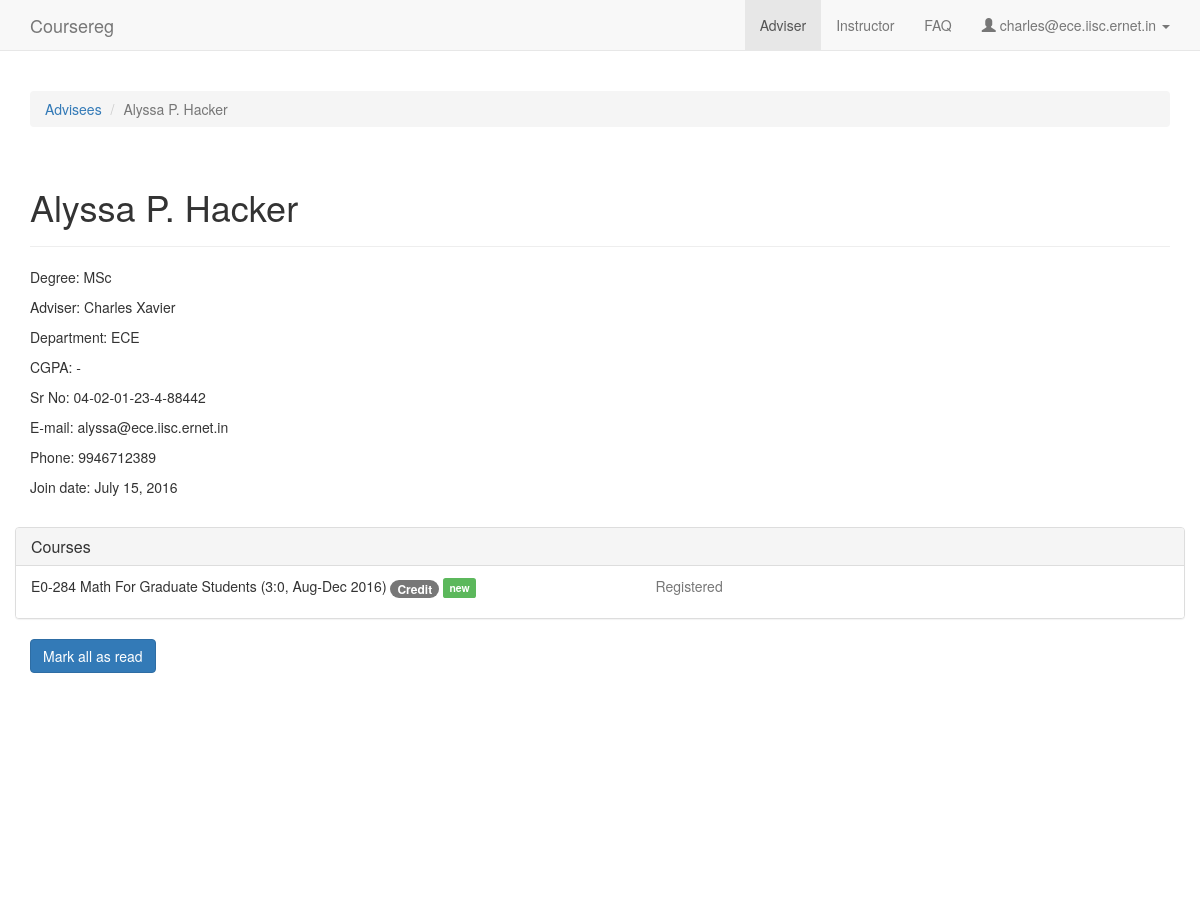
The page /adviser/5 (signed in) on the database as committed earlier.
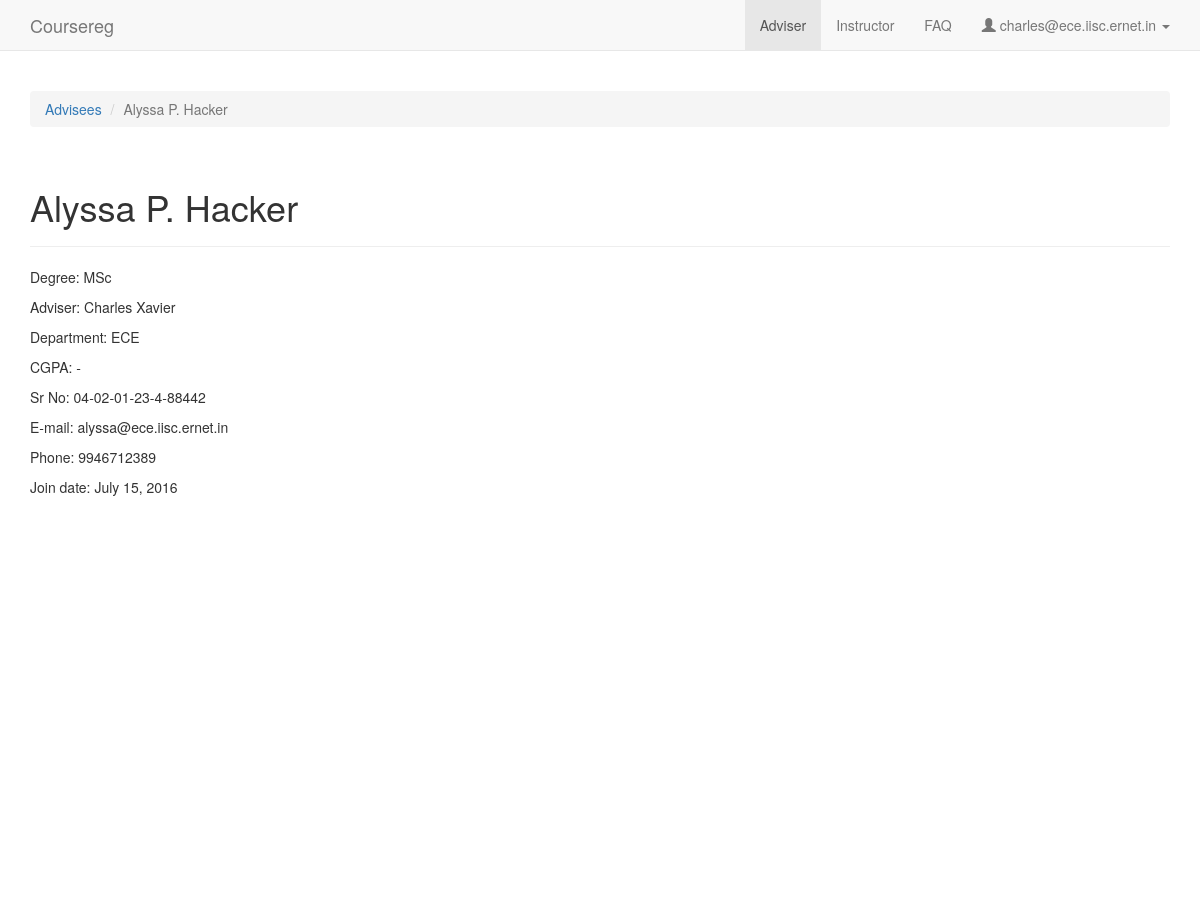
The same page on the database as committed later.
### coursereg/models.py (models this page shows, shortened)
class Participant(models.Model):
    PARTICIPANT_STUDENT = 0
    PARTICIPANT_INSTRUCTOR = 1
    PARTICIPANT_TA = 2
    PARTICIPANT_CHOICES = (
        (PARTICIPANT_STUDENT, 'Student'),
        (PARTICIPANT_INSTRUCTOR, 'Instructor'),
        (PARTICIPANT_TA, 'TA'),
    )
    user = models.ForeignKey('User', on_delete=models.CASCADE)
    course = models.ForeignKey('Course', on_delete=models.CASCADE)
    participant_type = models.IntegerField(default=PARTICIPANT_INSTRUCTOR, choices=PARTICIPANT_CHOICES)
    registration_type = models.ForeignKey('RegistrationType', null=True, blank=True, on_delete=models.CASCADE)
    is_drop = models.BooleanField(default=False)
    grade = models.ForeignKey('Grade', on_delete=models.CASCADE, blank=True, null=True)
    should_count_towards_cgpa = models.BooleanField(default=True)
    lock_from_student = models.BooleanField(default=False)
    is_adviser_reviewed = models.BooleanField(default=False)
    is_instructor_reviewed = models.BooleanField(default=False)
    created_at = models.DateTimeField(auto_now_add=True)
    updated_at = models.DateTimeField(auto_now=True)
    def get_status_desc(self):
        if self.is_drop:
            return 'Dropped this course'
        if self.grade == None:
            if self.user.is_dcc_review_pending:
                return 'In progress'
            else:
                return 'Registered'
        else:
            return self.grade
    def get_reg_type_desc(self):
        if self.is_drop:
            return 'Drop'
        else:
            return self.registration_type

class Course(models.Model):
    num = models.CharField(max_length=100)
    title = models.CharField(max_length=200)
    department = models.ForeignKey(Department, on_delete=models.CASCADE)
    term = models.ForeignKey(Term)
    credits = models.CharField(max_length=100, default='', verbose_name="Credits (ex: 3:0)")
    should_count_towards_cgpa = models.BooleanField(default=True)
    created_at = models.DateTimeField(auto_now_add=True)
    updated_at = models.DateTimeField(auto_now=True)
    timings = models.CharField(max_length=100, null=True, blank=True)
    description = models.TextField(null=True, blank=True)
    def is_last_reg_date_passed(self):
        return timezone.now() > self.term.last_reg_date
    def is_last_drop_date_passed(self):
        return timezone.now() > self.term.last_drop_date
    def __unicode__(self):
        return self.num + ' ' + self.title + ' (%s, %s)' % (self.credits, self.term)

class Term(models.Model):
    name = models.CharField(max_length=100)
    year = models.CharField(max_length=4)
    start_reg_date = models.DateTimeField(default=timezone.now)
    last_reg_date = models.DateTimeField(default=timezone.now)
    last_adviser_approval_date = models.DateTimeField(default=timezone.now)
    last_instructor_approval_date = models.DateTimeField(default=timezone.now)
    last_cancellation_date = models.DateTimeField(default=timezone.now)
    last_conversion_date = models.DateTimeField(default=timezone.now)
    last_drop_date = models.DateTimeField(default=timezone.now)
    last_grade_date = models.DateTimeField(default=timezone.now)
    is_active = models.BooleanField(default=True)
    def __unicode__(self):
        return '%s %s' % (self.name, self.year)

class RegistrationType(models.Model):
    name = models.CharField(max_length=100)
    should_count_towards_cgpa = models.BooleanField(default=True)
    is_active = models.BooleanField(default=True)
    def __unicode__(self):
        return self.name

class User(AbstractBaseUser, PermissionsMixin):
    USER_TYPE_STUDENT = 0
    USER_TYPE_FACULTY = 1
    USER_TYPE_DCC = 2
    USER_TYPE_OTHER = 3
    USER_TYPE_CHOICES = (
        (USER_TYPE_STUDENT, "Student"),
        (USER_TYPE_FACULTY, "Faculty"),
        (USER_TYPE_DCC, "DCC"),
        (USER_TYPE_OTHER, "Other"),
    )
    email = models.EmailField(max_length=254, unique=True)
    full_name = models.CharField(max_length=250)
    user_type = models.IntegerField(default=USER_TYPE_OTHER, choices=USER_TYPE_CHOICES)
    adviser = models.ForeignKey('self', null=True, blank=True, on_delete=models.CASCADE, limit_choices_to={'user_type': USER_TYPE_FACULTY})
    degree = models.ForeignKey(Degree, on_delete=models.CASCADE, null=True, blank=True)
    department = models.ForeignKey(Department, on_delete=models.CASCADE, null=True)
    date_joined = models.DateTimeField(default=timezone.now)
    sr_no = models.CharField(max_length=200, default='-')
    telephone = models.CharField(max_length=100, default='', blank=True)
    is_dcc_review_pending = models.BooleanField(default=False)
    is_dcc_sent_notification = models.BooleanField(default=False)
    is_staff = models.BooleanField(default=False)
    is_active = models.BooleanField(default=True)
    objects = CustomUserManager()
    USERNAME_FIELD = 'email'
    REQUIRED_FIELDS = []
    def cgpa(self):
        if self.user_type == User.USER_TYPE_STUDENT:
            total_credits = 0
            total_grade_points = 0
            for p in Participant.objects.filter(user=self).exclude(is_drop=True).exclude(should_count_towards_cgpa=False):
                if p.registration_type.should_count_towards_cgpa and p.course.should_count_towards_cgpa and p.grade and p.grade.should_count_towards_cgpa:
                    total_credits += p.course.get_num_credits()
                    total_grade_points += float(p.grade.points) * p.course.get_num_credits()
            if total_credits > 0:
                return "%.1f" % (total_grade_points * 1.0 / total_credits)
        return '-'

### coursereg/views/adviser.py (the view)
# urls.py: url(r'^instructor/([0-9]+)$', views.instructor.detail, name='instructor_detail'),
@login_required
def detail(request, student_id):
    student = models.User.objects.get(id=student_id)
    if not request.user == student.adviser:
        raise PermissionDenied
    is_last_reg_date_passed_for_all_courses = not any(not p.course.is_last_reg_date_passed() for p in models.Participant.objects.filter(user=student))
    if settings.WARN_REVIEW_BEFORE_LAST_DATE and not is_last_reg_date_passed_for_all_courses:
        messages.warning(request, 'Registration is still open. Visit this page after the last application date.')
    context = {
        'user_type': 'faculty',
        'nav_active': 'adviser',
        'user_email': request.user.email,
        'student': student,
        'reg_types': models.RegistrationType.objects.filter(is_active=True),
        'is_manual_faculty_review_enabled': settings.MANUAL_FACULTY_REVIEW,
        'can_adviser_add_courses_for_students': settings.CAN_ADVISER_ADD_COURSES_FOR_STUDENTS,
        'notifications': [(n.created_at, models.Notification.ORIGIN_CHOICES[n.origin][1], n.message)
            for n in models.Notification.objects.filter(user=student, is_adviser_acknowledged=False).order_by('-created_at')],
        'participants': list(models.Participant.objects.filter(user=student).order_by('-course__term__last_reg_date')),
        'is_adviser_review_needed': models.Participant.objects.filter(user=student, is_adviser_reviewed=False),
        'courses': models.Course.objects.filter(term__last_adviser_approval_date__gte=timezone.now(),
                                                term__start_reg_date__lte=timezone.now())
    }
    if not settings.MANUAL_FACULTY_REVIEW:
        models.Participant.objects.filter(user=student, is_adviser_reviewed=False).update(is_adviser_reviewed=True)
    return render(request, 'coursereg/adviser_detail.html', context)

### coursereg/models.py (called while the page is built)
    def __unicode__(self):
        return self.abbreviation

    def __unicode__(self):
        return self.name

### coursereg/templates/coursereg/adviser_detail.html (shortened to what this page needs)
{% extends "coursereg/base.html" %}
{% block body %}
{% include "coursereg/nav.html" %}
<div class="container" id="maincontainer">
    <div class="row top-buffer-1">
        <div class="col-md-12">
            <ol class="breadcrumb">
                <li class="breadcrumb-item"><a href="{% url 'coursereg:adviser' %}">Advisees</a></li>
                <li class="breadcrumb-item active">{{ student.full_name }}</li>
            </ol>
        </div>
    </div>
    <div class="row">
        <div class="col-md-12">
            <div class="page-header">
                <h1>{{ student.full_name }}</h1>
            </div>
            <p>Degree: {{ student.degree }}</p>
            <p>Adviser: {{ student.adviser.full_name }}</p>
            <p>Department: {{ student.department }}</p>
            <p>CGPA: {{ student.cgpa }}</p>
            <p>Sr No: {{ student.sr_no }}</p>
            <p>E-mail: {{ student.email }}</p>
            <p>Phone: {{ student.telephone }}</p>
            <p>Join date: {{ student.date_joined|date:'N j, Y' }}</p>
        </div>
    </div>
    {% if participants %}
    <div class="row top-buffer-1">
        <div class="panel panel-default">
            <div class="panel-heading">
                <h3 class="panel-title">Courses</h3>
            </div>
            <ul class="list-group">
                {% for participant in participants %}
                <li class="list-group-item">
                    <div class="row">
                        <div class="col-md-12 col-xs-12">
                            <div class="row">
                                <div class="col-md-11 col-xs-10">
                                    <div class="row">
                                        <div class="col-md-7 col-xs-12">
                                            {% if participant.should_count_towards_cgpa %}
                                            <p>
                                            {% else %}
                                            <p class="text-muted">
                                            {% endif %}
                                                {{ participant.course }}
                                                <span class="badge">{{ participant.get_reg_type_desc }}</span>
                                                {% if not participant.is_adviser_reviewed %}
                                                <span class="label label-success">new</span>
                                                {% endif %}
                                            </p>
                                        </div>
                                        <div class="col-md-5 col-xs-12">
                                            <p class="text-muted">
                                                {{ participant.get_status_desc }}
                                            </p>
                                        </div>
                                    </div>
                                </div>
                                <div class="col-md-1 col-xs-2">
                                </div>
                            </div>
                        </div>
                    </div>
                </li>
                {% endfor %}
            </ul>
        </div>
    </div>
    {% endif %}
    {% if is_manual_faculty_review_enabled and is_adviser_review_needed %}
    <div class="row">
        <div class="col-md-12">
            <form action="{% url 'coursereg:participants_update_all' %}" method="post">
                <button type="submit" class="btn btn-primary">Mark all as read</button>
            </form>
        </div>
    </div>
    {% endif %}
</div>
{% endblock %}
{% block head %}
{% load staticfiles %}
<link href="{% static 'coursereg/css/select2.min.css' %}" rel="stylesheet">
<link href="{% static 'coursereg/css/select2-bootstrap.min.css' %}" rel="stylesheet">
{% endblock %}
{% block script %}
{% load staticfiles %}
{% endblock %}

Rows that differ between the two databases and show on the page:
removed Participant: course "E0-284 Math For Graduate Students (3:0, Aug-Dec 2016)", get_reg_type_desc "Credit", is_adviser_reviewed "new", get_status_desc "Registered"
Other text that changed with them:
text no longer shown: "Courses Mark all as read"
